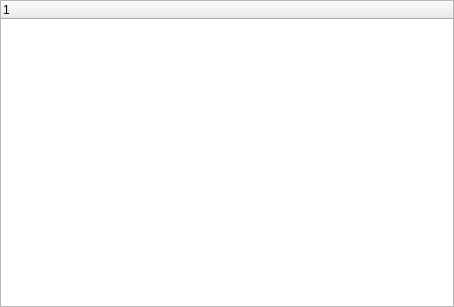
<?xml version="1.0" encoding="UTF-8"?>
<ui version="4.0">
 <class>PluginSetDlg</class>
 <widget class="QDialog" name="PluginSetDlg">
  <property name="geometry">
   <rect>
    <x>0</x>
    <y>0</y>
    <width>454</width>
    <height>307</height>
   </rect>
  </property>
  <property name="windowTitle">
   <string>插件设置</string>
  </property>
  <layout class="QGridLayout" name="gridLayout">
   <property name="leftMargin">
    <number>0</number>
   </property>
   <property name="topMargin">
    <number>0</number>
   </property>
   <property name="rightMargin">
    <number>0</number>
   </property>
   <property name="bottomMargin">
    <number>0</number>
   </property>
   <property name="spacing">
    <number>0</number>
   </property>
   <item row="0" column="0">
    <widget class="QTreeWidget" name="treeWidget">
     <column>
      <property name="text">
       <string notr="true">1</string>
      </property>
     </column>
    </widget>
   </item>
  </layout>
 </widget>
 <resources/>
 <connections/>
</ui>
